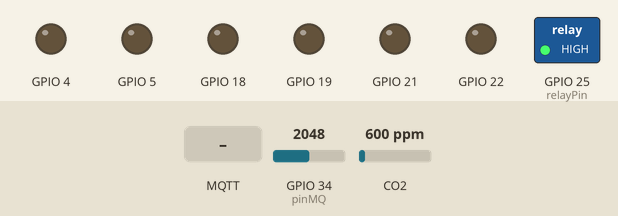
This sketch was run on a simulated ESP32. On the bench: switched loads named in the sketch (green lamp = pin HIGH), output pins drawn as LEDs (lit = HIGH). The test bench sets the inputs (shaded band); at power-on: GPIO 34 (pinMQ) = 2048, CO2 600 ppm. WiFi joins after 1.5 s; servers stay silent unless stated; no MQTT or app messages arrive unless stated; what the sketch prints to the serial monitor is not drawn.

Above: at 2.7 s.
2.8 s: MQTT message "on" arrives on the first subscribed topic
At 5.6 s:
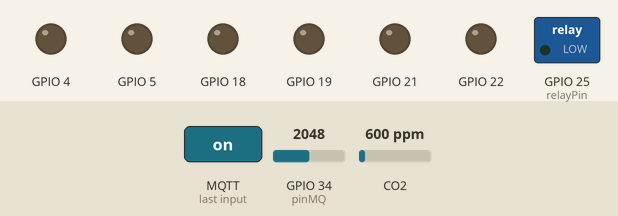
12.5 s: MQTT message "off" arrives on the first subscribed topic
At 14.4 s:
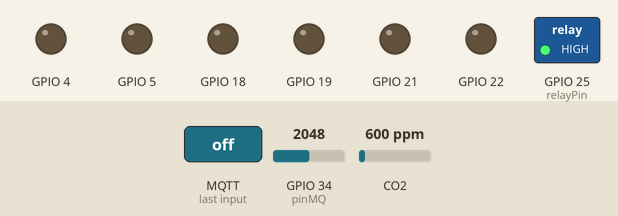
Timing chart, 0 to 15.5 s (numbered marks = the images above; inputs shaded):
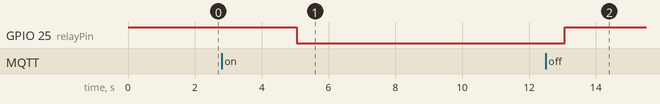

The sketch:

katayaku-IoT.ino
```cpp
#include <Wire.h>
#include <Adafruit_Sensor.h>
#include <Adafruit_BME280.h>
#include <MQ135.h>
#include <PubSubClient.h>
#include <WiFi.h>
#include <Arduino.h>
#include "Motores.h"

const char *ssid = "";
const char *password = "";
const char *mqtt_server = "34.73.226.103";
const int mqtt_port = 1883;
const char *mqtt_user = "admin";
const char *mqtt_password = "@Katanytt2023";

WiFiClient espClient;
PubSubClient client(espClient);

unsigned long lastWifiReconnectAttempt = 0;
unsigned long lastMqttReconnectAttempt = 0;

// Define the pin connected to the MQ135 sensor
const int pinMQ = 34;   // Pin DO on the DOIT ESP32 DevKit
MQ135 gasSensor = MQ135(pinMQ);

// Define the pin connected to the relay
const int relayPin = 25;  // Change this to the GPIO pin you connected the relay's signal input to

// Instancias de la clase Motores
Motores motor1(21, 19, 22);  // IN1, IN2, PWM1
Motores motor2(18, 5, 4);  // IN3, IN4, PWM2

void setup_wifi() {
  delay(10);
  Serial.println("Connecting to WiFi...");
  WiFi.begin(ssid, password);

  int attempts = 0;
  while (WiFi.status() != WL_CONNECTED && attempts < 20) {
    delay(500);
    Serial.print(".");
    attempts++;
  }

  if (WiFi.status() == WL_CONNECTED) {
    Serial.println("");
    Serial.println("WiFi connected");
    Serial.println("IP Address: ");
    Serial.println(WiFi.localIP());
  } else {
    Serial.println("Error connecting to WiFi.");
  }
}

void reconnectWifi() {
  if (millis() - lastWifiReconnectAttempt > 30000) {
    lastWifiReconnectAttempt = millis();
    Serial.println("Attempting to reconnect WiFi...");
    WiFi.reconnect();
  }
}

void reconnectMqtt() {
  if (!client.connected() && WiFi.status() == WL_CONNECTED) {
    if (millis() - lastMqttReconnectAttempt > 5000) {
      lastMqttReconnectAttempt = millis();
      Serial.print("Attempting MQTT connection...");
      if (client.connect("ESP32Client", mqtt_user, mqtt_password)) {
        Serial.println("Connected");

        // Subscribe to the MQTT topic for relay control
        client.subscribe("relay/control");
      } else {
        Serial.print("failed, rc=");
        Serial.print(client.state());
        Serial.println(" Trying again in 5 seconds");
      }
    }
  }
}

void callback(char *topic, byte *payload, unsigned int length) {
  // Handle MQTT messages received on the subscribed topic
  String message = "";
  for (int i = 0; i < length; i++) {
    message += (char)payload[i];
  }

  Serial.print("Message received on topic '");
  Serial.print(topic);
  Serial.print("': ");
  Serial.println(message);

  // Check the message and control the relay accordingly
  if (String(topic) == "relay/control") {
    if (message == "on") {
      digitalWrite(relayPin, LOW); // Turn on the relay
    } else if (message == "off") {
      digitalWrite(relayPin, HIGH); // Turn off the relay
    }
  }
  else if (String(topic) == "motores/uno") {
    motor1.controlarPorMQTT(message);
  }else if (String(topic) == "motores/dos") {
    motor2.controlarPorMQTT(message);
  }
}

void setup() {
  Serial.begin(115200);

  pinMode(relayPin, OUTPUT); // Set the relay pin as an output
  digitalWrite(relayPin, HIGH); // Initialize the relay in the off state

  setup_wifi();
  client.setServer(mqtt_server, mqtt_port);
  client.setCallback(callback);
}

void loop() {
  if (!client.connected() || WiFi.status() != WL_CONNECTED) {
    reconnectMqtt(); // Attempt to reconnect MQTT
  } else {
    // Perform your normal operations here

    int valorSensor = analogRead(pinMQ);
    float resistencia = ((1023.0 / valorSensor) - 1) * 10000;
    float ppm = gasSensor.getPPM();
    String mensaje = "Gas: " + String(ppm);

    client.publish("sensors/gas", mensaje.c_str());
    Serial.println("Sensor value: " + String(valorSensor) +
                  ", Resistance: " + String(resistencia));

    // Allow the client to process incoming messages
    client.loop();

    delay(2000);
  }
}
```

Motores.cpp
```cpp
// Motores.cpp
#include "Motores.h"

Motores::Motores(int in1, int in2, int pwm) : in1(in1), in2(in2), pwm(pwm) {
  pinMode(in1, OUTPUT);
  pinMode(in2, OUTPUT);
  pinMode(pwm, OUTPUT);
}

void Motores::detener() {
  digitalWrite(in1, LOW);
  digitalWrite(in2, LOW);
}

void Motores::encenderBajo() {
  detener();
  analogWrite(pwm, 100);
  digitalWrite(in1, HIGH);
  digitalWrite(in2, LOW);
}

void Motores::encenderMedio() {
  detener();
  analogWrite(pwm, 200);
  digitalWrite(in1, HIGH);
  digitalWrite(in2, LOW);
}

void Motores::encenderMaximo() {
  detener();
  analogWrite(pwm, 255);
  digitalWrite(in1, HIGH);
  digitalWrite(in2, LOW);
}

void Motores::controlarPorMQTT(const String &mensaje) {
  Serial.print("Controlando motores con mensaje: ");
  Serial.println(mensaje);

  if (mensaje == "A") {
    detener();
  } else if (mensaje == "B") {
    encenderBajo();
  } else if (mensaje == "C") {
    encenderMedio();
  } else if (mensaje == "D") {
    encenderMaximo();
  }
}
```

Motores.h
```cpp
// Motores.h
#ifndef MOTORES_H
#define MOTORES_H

#include <Arduino.h>

class Motores {
public:
  Motores(int in1, int in2, int pwm);

  void detener();
  void encenderBajo();
  void encenderMedio();
  void encenderMaximo();
  void controlarPorMQTT(const String &mensaje);

private:
  int in1;
  int in2;
  int pwm;
};

#endif
```

Measured:
- after the input at 2.8 s, GPIO 25 (relayPin): HIGH → LOW after 2.3 s
- after the input at 12.5 s, GPIO 25 (relayPin): LOW → HIGH after 0.56 s
